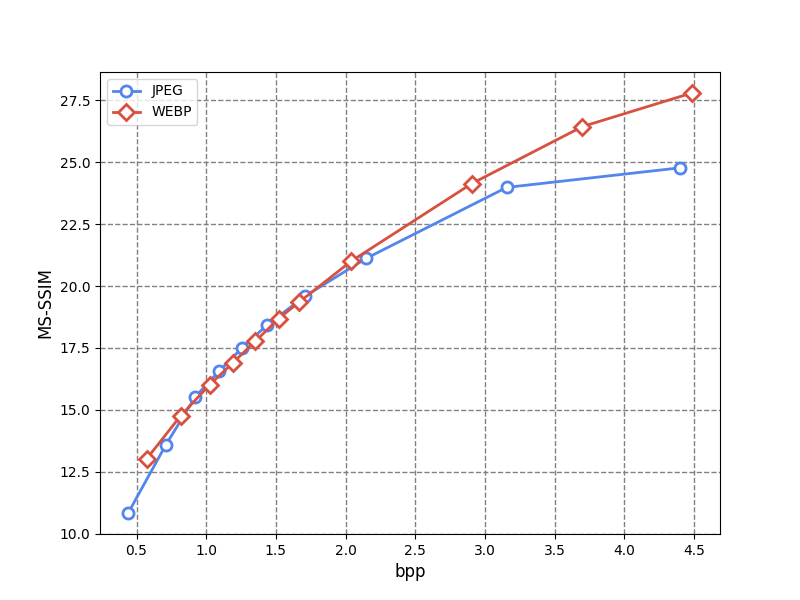

The Python source for this figure:
# -*- coding:utf-8 -*-
from matplotlib.pylab import *
import numpy as np
import scipy.io as sio
import matplotlib as mpl
import matplotlib.ticker as ticker

# 全局参数设置
plt.rc('text', usetex=True)
plt.rc('font', family='serif')
matplotlib.rcParams['font.serif'] = ['Times New Roman']
# plt.rc('xtick', labelsize='x-small')
# plt.rc('ytick', labelsize='x-small')
csfont = {'fontname': 'Comic Sans MS'}
hfont = {'fontname': 'Helvetica'}
tfont = {'fontname': 'Times New Roman'}
color_arr = np.array([[83, 133, 236], [216, 80, 64], [77, 175, 74], [
                     152, 78, 163], [255, 127, 0], [27, 158, 119]])
color_arr = color_arr * 1.0 / 255
color_arr = color_arr.tolist()
hatches = ['///', '+++', 'xxx', '\\\\\\', '---', 'xxx']
params = {
    'axes.labelsize': 8,
    'legend.fontsize': 10,
    'xtick.labelsize': 10,
    'ytick.labelsize': 10,
    'text.usetex': False,
    'axes.labelsize': 12,
    'figure.figsize': [4.5, 3]
}
rcParams.update(params)


# data
webp_bpp = [0.5716959635416666, 0.8172607421875, 1.0247395833333333, 1.1917724609375, 1.3519694010416667,
            1.5189615885416667, 1.6651204427083333, 2.0400390625, 2.9042154947916665, 3.6994222005208335, 4.484781901041667]
jpeg_bpp = [0.4399617513020833, 0.70916748046875, 0.92279052734375, 1.0948689778645833, 1.2577921549479167,
            1.4360758463541667, 1.7090250651041667, 2.1482340494791665, 3.1559244791666665, 4.403177897135417]
webp_msssim = [0.9500408924076179, 0.966619007499018, 0.9749447649031916, 0.9796008752047053, 0.9832732525636337,
               0.9864496400303047, 0.9883668507304344, 0.9920620427367572, 0.9961394680113633, 0.9977296365667093, 0.9983388591034071]
jpeg_msssim = [0.9174701424096905, 0.9561016178436144, 0.9720340111662615, 0.9780115806283137, 0.982222849569216,
               0.985614579186816, 0.989011731991468, 0.9922698461363977, 0.9960029045105953, 0.9966704802525437]

webp_msssim = list(-10*np.log10(np.ones(11)-webp_msssim))
jpeg_msssim = list(-10*np.log10(np.ones(10)-jpeg_msssim))
# draw
_, ax = plt.subplots(1, 1, figsize=(8, 6))
ax.xaxis.grid(True, linestyle='--', color='gray', lw=1.)
ax.yaxis.grid(True, linestyle='--', color='gray', lw=1.)
l1 = ax.plot(jpeg_bpp, jpeg_msssim,
             color=color_arr[0], marker='o', markersize=8, markerfacecolor='white', markeredgewidth=2, linewidth=2, label='JPEG')
l2 = ax.plot(webp_bpp, webp_msssim,
             color=color_arr[1], marker='D', markersize=8, markerfacecolor='white', markeredgewidth=2, linewidth=2, label='WEBP')

ax.set_xlabel('bpp')
ax.set_ylabel('MS-SSIM')

ax.legend()
plt.savefig('exp1_msssim.png')
